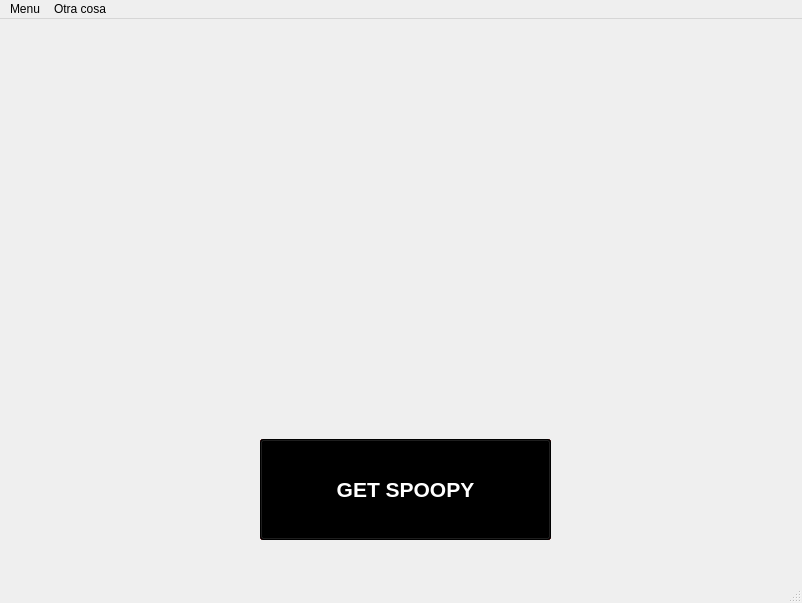
<?xml version="1.0" encoding="UTF-8"?>
<ui version="4.0">
 <class>MainWindow</class>
 <widget class="QMainWindow" name="MainWindow">
  <property name="geometry">
   <rect>
    <x>0</x>
    <y>0</y>
    <width>802</width>
    <height>603</height>
   </rect>
  </property>
  <property name="windowTitle">
   <string>MainWindow</string>
  </property>
  <widget class="QWidget" name="centralwidget">
   <widget class="QWidget" name="widget_viashile" native="true">
    <property name="geometry">
     <rect>
      <x>0</x>
      <y>0</y>
      <width>801</width>
      <height>551</height>
     </rect>
    </property>
    <widget class="QLabel" name="foto_viashile">
     <property name="geometry">
      <rect>
       <x>0</x>
       <y>0</y>
       <width>801</width>
       <height>561</height>
      </rect>
     </property>
     <property name="text">
      <string/>
     </property>
     <property name="pixmap">
      <pixmap>../imagenes/viashile.png</pixmap>
     </property>
     <property name="scaledContents">
      <bool>true</bool>
     </property>
    </widget>
    <widget class="QPushButton" name="boton_mimir">
     <property name="geometry">
      <rect>
       <x>260</x>
       <y>420</y>
       <width>291</width>
       <height>101</height>
      </rect>
     </property>
     <property name="font">
      <font>
       <family>Arial</family>
       <pointsize>16</pointsize>
       <weight>75</weight>
       <bold>true</bold>
      </font>
     </property>
     <property name="styleSheet">
      <string notr="true">color: rgb(255, 255, 255);
background-color: rgb(220, 0, 0);</string>
     </property>
     <property name="text">
      <string>Ir a mimir.</string>
     </property>
    </widget>
   </widget>
   <widget class="QWidget" name="widget_spooky" native="true">
    <property name="geometry">
     <rect>
      <x>0</x>
      <y>0</y>
      <width>801</width>
      <height>551</height>
     </rect>
    </property>
    <widget class="QLabel" name="foto_spooky">
     <property name="geometry">
      <rect>
       <x>10</x>
       <y>0</y>
       <width>801</width>
       <height>561</height>
      </rect>
     </property>
     <property name="text">
      <string/>
     </property>
     <property name="pixmap">
      <pixmap>../imagenes/spooky.png</pixmap>
     </property>
     <property name="scaledContents">
      <bool>true</bool>
     </property>
    </widget>
    <widget class="QPushButton" name="boton_spoopy">
     <property name="geometry">
      <rect>
       <x>260</x>
       <y>420</y>
       <width>291</width>
       <height>101</height>
      </rect>
     </property>
     <property name="font">
      <font>
       <family>Arial</family>
       <pointsize>16</pointsize>
       <weight>75</weight>
       <bold>true</bold>
      </font>
     </property>
     <property name="styleSheet">
      <string notr="true">color: rgb(255, 255, 255);
background-color: rgb(0, 0, 0);</string>
     </property>
     <property name="text">
      <string>GET SPOOPY</string>
     </property>
    </widget>
   </widget>
  </widget>
  <widget class="QMenuBar" name="menubar">
   <property name="geometry">
    <rect>
     <x>0</x>
     <y>0</y>
     <width>802</width>
     <height>26</height>
    </rect>
   </property>
   <widget class="QMenu" name="menuMenu">
    <property name="title">
     <string>Menu</string>
    </property>
    <addaction name="actionEsto_no_hace_nada"/>
    <addaction name="actionEsto_tampoco"/>
   </widget>
   <widget class="QMenu" name="menuOtra_cosa">
    <property name="title">
     <string>Otra cosa</string>
    </property>
    <addaction name="actionHoli"/>
   </widget>
   <addaction name="menuMenu"/>
   <addaction name="menuOtra_cosa"/>
  </widget>
  <widget class="QStatusBar" name="statusbar"/>
  <action name="actionEsto_no_hace_nada">
   <property name="text">
    <string>Esto no hace nada</string>
   </property>
  </action>
  <action name="actionEsto_tampoco">
   <property name="text">
    <string>Esto tampoco</string>
   </property>
  </action>
  <action name="actionHoli">
   <property name="text">
    <string>Holi</string>
   </property>
  </action>
 </widget>
 <resources/>
 <connections>
  <connection>
   <sender>boton_mimir</sender>
   <signal>clicked()</signal>
   <receiver>widget_spooky</receiver>
   <slot>show()</slot>
   <hints>
    <hint type="sourcelabel">
     <x>405</x>
     <y>496</y>
    </hint>
    <hint type="destinationlabel">
     <x>400</x>
     <y>301</y>
    </hint>
   </hints>
  </connection>
 </connections>
</ui>
